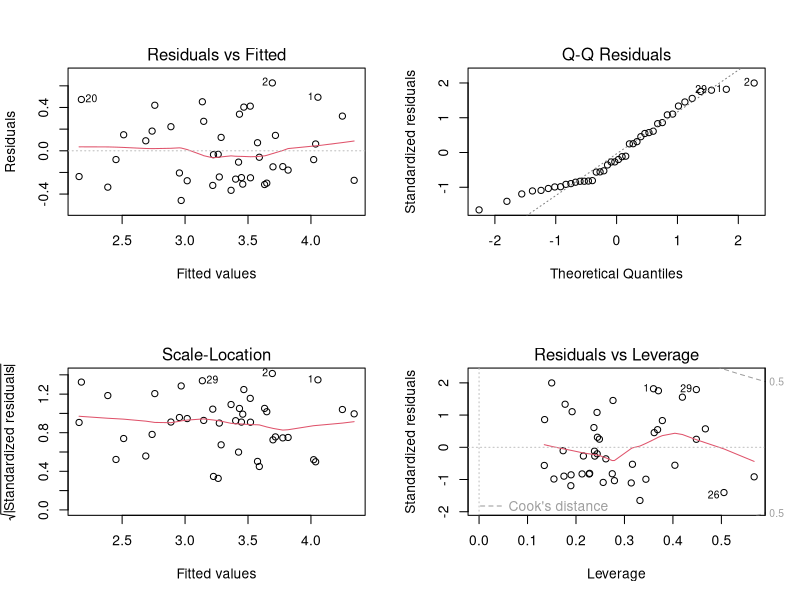
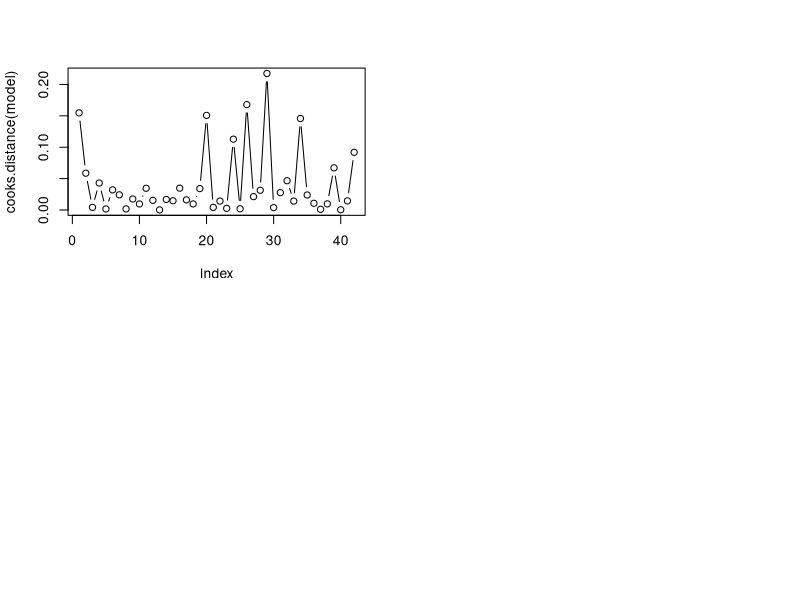

R code for these plots, in order: (Note: this script raises an error after producing the figures.)
## ---- chunk 1
options(digits=3)

library(dplyr)
library(ggplot2)
library(car)
library(corrplot)
color_choice <- "Dark2"
## ---- chunk 2
data <- read.csv("Birthweight.csv")
## ---- chunk 3
model <- lm(Birthweight ~ Length + Headcirc + Gestation + mage + mnocig + mheight + mppwt + fage + fedyrs + fnocig + fheight, data = data)
summary(model)
## ---- chunk 4
par(mfrow=c(2,2))
plot(model)


resid_ordered <- order(abs(residuals(model)))
u = rep(0,length(resid_ordered))
u[length(resid_ordered)] = 1

cooks.distance(model)
plot(cooks.distance(model), type="b")

forbeslm_42 = lm(y~x+u11); summary(forbeslm11)
## ---- chunk 5
car::vif(model)
## ---- chunk 6
# Calculate correlation matrix
cor_matrix <- cor(data[, -c(1,3)]) # Exclude response variable Birthweight

# Plot the correlation matrix
corrplot(cor_matrix, method = "circle", type = "upper", tl.col = "black", tl.cex = 0.6)
## ---- chunk 7

## ---- chunk 8
